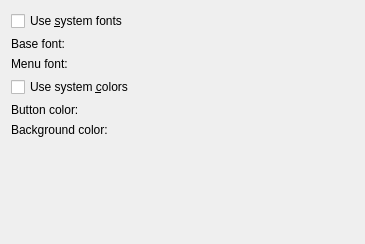
<?xml version="1.0" encoding="UTF-8"?>
<ui version="4.0">
 <class>FontConfigBase</class>
 <widget class="QWidget" name="FontConfigBase">
  <property name="geometry">
   <rect>
    <x>0</x>
    <y>0</y>
    <width>365</width>
    <height>244</height>
   </rect>
  </property>
  <property name="windowTitle">
   <string>Form1</string>
  </property>
  <layout class="QGridLayout" name="gridLayout_3">
   <item row="0" column="0">
    <widget class="QCheckBox" name="chkSystem">
     <property name="text">
      <string>Use &amp;system fonts</string>
     </property>
    </widget>
   </item>
   <item row="1" column="0">
    <layout class="QGridLayout" name="gridLayout_2">
     <item row="0" column="0">
      <widget class="QLabel" name="TextLabel1">
       <property name="text">
        <string>Base font:</string>
       </property>
       <property name="alignment">
        <set>Qt::AlignLeading|Qt::AlignLeft|Qt::AlignVCenter</set>
       </property>
       <property name="wordWrap">
        <bool>false</bool>
       </property>
      </widget>
     </item>
     <item row="0" column="1">
      <widget class="FontEdit" name="edtFont" native="true"/>
     </item>
     <item row="1" column="0">
      <widget class="QLabel" name="TextLabel2">
       <property name="text">
        <string>Menu font:</string>
       </property>
       <property name="wordWrap">
        <bool>false</bool>
       </property>
      </widget>
     </item>
     <item row="1" column="1">
      <widget class="FontEdit" name="edtMenu" native="true"/>
     </item>
    </layout>
   </item>
   <item row="2" column="0">
    <widget class="QCheckBox" name="chkColors">
     <property name="text">
      <string>Use system &amp;colors</string>
     </property>
    </widget>
   </item>
   <item row="3" column="0">
    <layout class="QGridLayout" name="gridLayout">
     <item row="0" column="0">
      <widget class="QLabel" name="TextLabel1_2">
       <property name="sizePolicy">
        <sizepolicy hsizetype="Expanding" vsizetype="Minimum">
         <horstretch>0</horstretch>
         <verstretch>0</verstretch>
        </sizepolicy>
       </property>
       <property name="text">
        <string>Button color:</string>
       </property>
       <property name="wordWrap">
        <bool>false</bool>
       </property>
      </widget>
     </item>
     <item row="0" column="1">
      <widget class="QColorButton" name="btnBtnColor" native="true"/>
     </item>
     <item row="1" column="0">
      <widget class="QLabel" name="TextLabel2_2">
       <property name="sizePolicy">
        <sizepolicy hsizetype="Expanding" vsizetype="Minimum">
         <horstretch>0</horstretch>
         <verstretch>0</verstretch>
        </sizepolicy>
       </property>
       <property name="text">
        <string>Background color:</string>
       </property>
       <property name="wordWrap">
        <bool>false</bool>
       </property>
      </widget>
     </item>
     <item row="1" column="1">
      <widget class="QColorButton" name="btnBgColor" native="true"/>
     </item>
    </layout>
   </item>
   <item row="3" column="2">
    <spacer name="horizontalSpacer">
     <property name="orientation">
      <enum>Qt::Horizontal</enum>
     </property>
     <property name="sizeHint" stdset="0">
      <size>
       <width>154</width>
       <height>20</height>
      </size>
     </property>
    </spacer>
   </item>
   <item row="4" column="1">
    <spacer>
     <property name="orientation">
      <enum>Qt::Vertical</enum>
     </property>
     <property name="sizeType">
      <enum>QSizePolicy::Expanding</enum>
     </property>
     <property name="sizeHint" stdset="0">
      <size>
       <width>20</width>
       <height>20</height>
      </size>
     </property>
    </spacer>
   </item>
  </layout>
 </widget>
 <customwidgets>
  <customwidget>
   <class>QColorButton</class>
   <extends>QWidget</extends>
   <header>simgui/qcolorbutton.h</header>
  </customwidget>
  <customwidget>
   <class>FontEdit</class>
   <extends>QWidget</extends>
   <header>simgui/fontedit.h</header>
  </customwidget>
 </customwidgets>
 <resources/>
 <connections/>
</ui>
